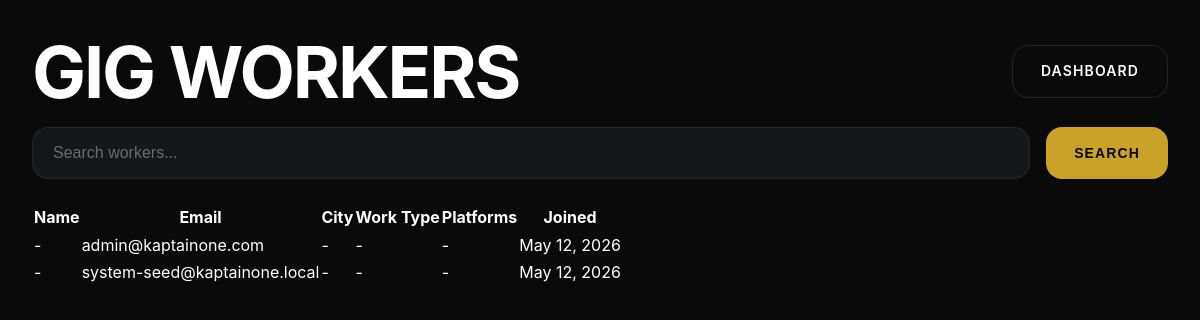
The app's page /admin/users.php (signed in) with its own data.
### tables this page shows
CREATE TABLE IF NOT EXISTS users (
    id INT UNSIGNED AUTO_INCREMENT PRIMARY KEY,
    email VARCHAR(150) NOT NULL UNIQUE,
    password_hash VARCHAR(255),
    role ENUM('gig_worker', 'admin') DEFAULT 'gig_worker',
    auth_provider VARCHAR(30) DEFAULT 'email',
    is_active BOOLEAN DEFAULT TRUE,
    email_verified_at DATETIME,
    last_login DATETIME,
    created_at TIMESTAMP DEFAULT CURRENT_TIMESTAMP,
    updated_at TIMESTAMP DEFAULT CURRENT_TIMESTAMP ON UPDATE CURRENT_TIMESTAMP,
    INDEX idx_users_role (role),
    INDEX idx_users_active (is_active)
);

### includes/functions.php (called while the page is built, shortened)
<?php
require_once __DIR__ . '/../config/config.php';
function e(string $text): string {
    return htmlspecialchars($text, ENT_QUOTES, 'UTF-8');
}
function format_date(string $date, string $format = 'M j, Y'): string {
    return date($format, strtotime($date));
}

### config/config.php (called while the page is built, shortened)
<?php
$DB_CONFIG = [
    'host'     => 'localhost',
    'database' => 'u123456789_kaptain',
    'username' => 'u123456789_admin',
    'password' => 'your_db_password',
    'charset'  => 'utf8mb4',
    'port'     => 3306
];

### includes/db.php (called while the page is built, shortened)
<?php
require_once __DIR__ . '/../config/config.php';
class Database {
    private static ?PDO $instance = null;
    public static function connect(): PDO {
        global $DB_CONFIG;
        if (self::$instance === null) {
            try {
                $dsn = sprintf(
                    'mysql:host=%s;port=%d;dbname=%s;charset=%s',
                    $DB_CONFIG['host'],
                    $DB_CONFIG['port'],
                    $DB_CONFIG['database'],
                    $DB_CONFIG['charset']
                );
                self::$instance = new PDO($dsn, $DB_CONFIG['username'], $DB_CONFIG['password'], [
                    PDO::ATTR_ERRMODE            => PDO::ERRMODE_EXCEPTION,
                    PDO::ATTR_DEFAULT_FETCH_MODE => PDO::FETCH_ASSOC,
                    PDO::ATTR_EMULATE_PREPARES   => false,
                ]);
            } catch (PDOException $e) {
                error_log('Database connection failed: ' . $e->getMessage());
                throw new Exception('Service temporarily unavailable');
            }
        }
        return self::$instance;
    }
    public static function query(string $sql, array $params = []): PDOStatement {
        $stmt = self::connect()->prepare($sql);
        $stmt->execute($params);
        return $stmt;
    }
    public static function fetchAll(string $sql, array $params = []): array {
        $stmt = self::query($sql, $params);
        return $stmt->fetchAll();
    }
}

### admin/users.php (the view, shortened to what this page needs)
<?php
require_once __DIR__ . '/../includes/functions.php';
require_once __DIR__ . '/../includes/db.php';
$q = trim($_GET['q'] ?? '');
$params = [];
$where = '';
$users = Database::fetchAll(
    "SELECT u.*, p.full_name, p.phone, p.city, p.work_type, p.preferred_platforms
     FROM users u
     LEFT JOIN user_profiles p ON p.user_id = u.id
     $where
     ORDER BY u.created_at DESC",
    $params
);
?>
<!DOCTYPE html><html lang="en"><head><link rel="stylesheet" href="../assets/css/main.css"><link rel="stylesheet" href="../assets/css/responsive.css"></head>
<body class="admin-page"><main class="admin-workspace">
<header class="admin-top"><h1>Gig Workers</h1><a href="dashboard.php" class="btn btn-secondary">Dashboard</a></header>
<form method="get" class="admin-filter"><input class="form-control" name="q" placeholder="Search workers..." value="<?= e($q) ?>"><button class="btn btn-primary">Search</button></form>
<div class="admin-table-wrap"><table class="admin-table"><thead><tr><th>Name</th><th>Email</th><th>City</th><th>Work Type</th><th>Platforms</th><th>Joined</th></tr></thead><tbody>
<?php foreach ($users as $worker): ?><tr><td><?= e($worker['full_name'] ?: '-') ?></td><td><?= e($worker['email']) ?></td><td><?= e($worker['city'] ?: '-') ?></td><td><?= e($worker['work_type'] ?: '-') ?></td><td><?= e($worker['preferred_platforms'] ?: '-') ?></td><td><?= format_date($worker['created_at']) ?></td></tr><?php endforeach; ?>
</tbody></table></div>
</main></body></html>

### assets/css/main.css (style rules this page uses)
:root { --bg-primary: #0a0a0b; --bg-secondary: #111113; --bg-tertiary: #161719; --bg-card: #1a1a1c; --text-primary: #ffffff; --text-secondary: #a0a0a5; --text-muted: #6a6a70; --accent-gold: #c9a227; --accent-gold-hover: #dcc040; --accent-bronze: #8b7355; --line-subtle: rgba(255,255,255,0.06); --line-visible: rgba(255,255,255,0.1); --shadow-elevated: 0 25px 80px rgba(0,0,0,0.4); --shadow-card: 0 8px 32px rgba(0,0,0,0.3); --gradient-hero: linear-gradient(135deg, rgba(10,10,11,0.95) 0%, rgba(10,10,11,0.7) 50%, rgba(10,10,11,0.4) 100%); --gradient-card: linear-gradient(145deg, rgba(26,26,28,1) 0%, rgba(22,23,25,1) 100%); --radius-sm: 8px; --radius-md: 16px; --radius-lg: 24px; --radius-xl: 32px; --transition-fast: 0.15s ease; --transition-smooth: 0.3s cubic-bezier(0.4, 0, 0.2, 1); --transition-slow: 0.5s cubic-bezier(0.4, 0, 0.2, 1); }
* { margin: 0; padding: 0; box-sizing: border-box; }
html { scroll-behavior: smooth; font-size: 16px; }
body { font-family: 'Inter', -apple-system, BlinkMacSystemFont, sans-serif; font-weight: 400; line-height: 1.6; color: var(--text-primary); background: var(--bg-primary); min-height: 100vh; -webkit-font-smoothing: antialiased; -moz-osx-font-smoothing: grayscale; }
a, a:hover, a:focus, a:active, a:visited { color: inherit; text-decoration: none; }
h1, h2, h3, h4, h5, h6 { font-weight: 600; line-height: 1.1; letter-spacing: -0.02em; }
h1 { font-size: clamp(2.5rem, 5vw + 1rem, 4.5rem); font-weight: 700; text-transform: uppercase; letter-spacing: -0.03em; }
.btn { display: inline-flex; align-items: center; justify-content: center; gap: 0.5rem; padding: 0.875rem 1.75rem; font-size: 0.875rem; font-weight: 600; text-transform: uppercase; letter-spacing: 0.08em; border: none; border-radius: var(--radius-md); cursor: pointer; text-decoration: none; transition: var(--transition-smooth); white-space: nowrap; }
.btn-primary { background: var(--accent-gold); color: var(--bg-primary); }
.btn-secondary { background: transparent; color: var(--text-primary); border: 1px solid var(--line-visible); }
.package-card__top, .status-row, .admin-top { display: flex; justify-content: space-between; align-items: center; gap: 1rem; }
.admin-page { min-height: 100vh; background: var(--bg-primary); }
.admin-workspace { padding: 2rem; }
.admin-filter { display: flex; gap: 1rem; margin: 1rem 0 1.5rem; }
.admin-table-wrap { overflow-x: auto; }

### assets/css/responsive.css (style rules this page uses)
.form-control { width: 100%; padding: 1rem 1.25rem; background: var(--bg-tertiary); border: 1px solid var(--line-subtle); border-radius: var(--radius-md); color: var(--text-primary); font-size: 1rem; transition: var(--transition-fast); }
.form-control::placeholder { color: var(--text-muted); }

### records on screen
users: full_name "-", email "admin@kaptainone.com", city "-", work_type "-", preferred_platforms "-", created_at "May 12, 2026"
users: full_name "-", email "system-seed@kaptainone.local", city "-", work_type "-", preferred_platforms "-", created_at "May 12, 2026"
